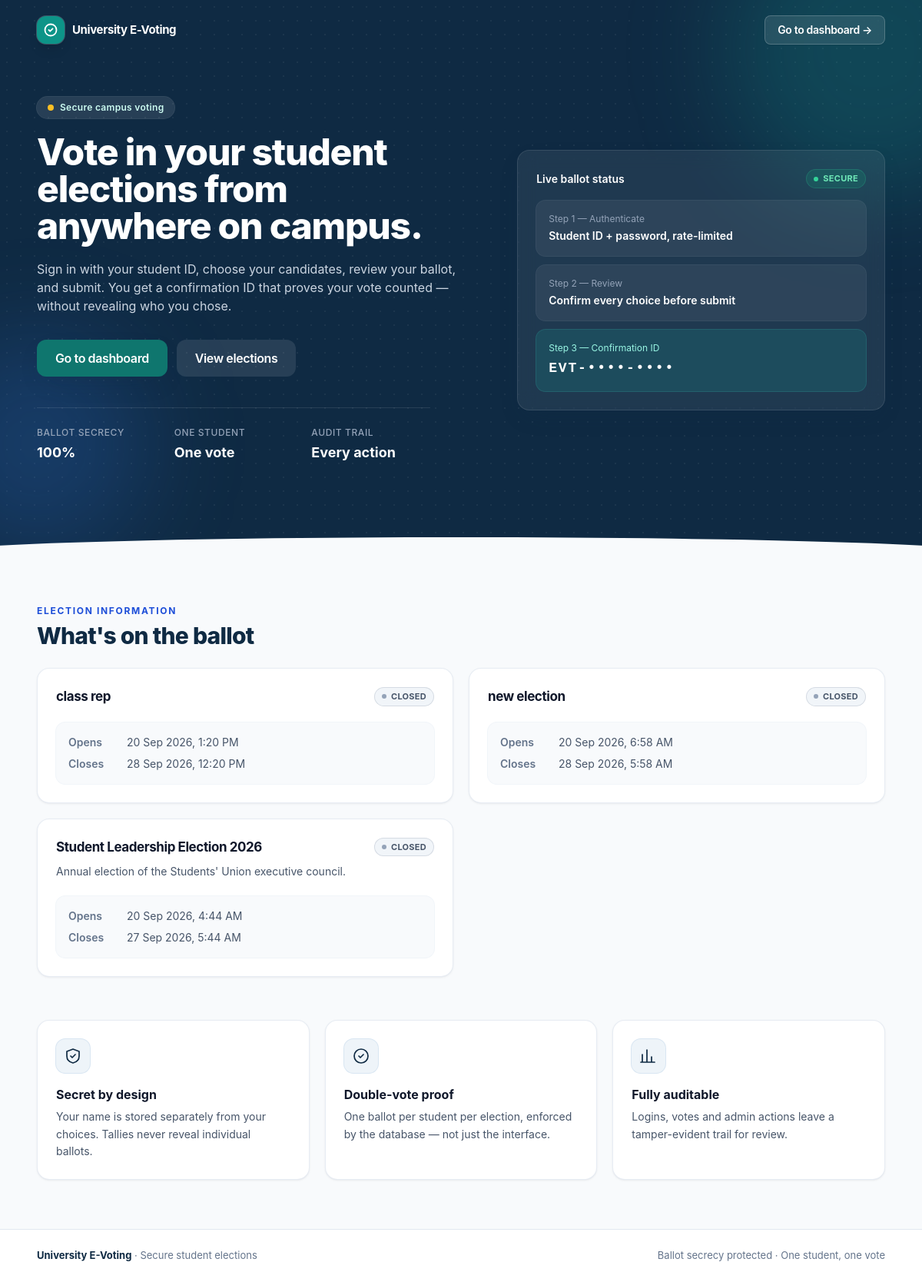
The page / (signed in) on the database its author committed.
### tables this page shows
CREATE TABLE settings (
        name TEXT PRIMARY KEY,
        val TEXT NOT NULL
    );

CREATE TABLE elections (
        id INTEGER PRIMARY KEY AUTOINCREMENT,
        title TEXT NOT NULL,
        description TEXT,
        start_time TEXT NOT NULL,
        end_time TEXT NOT NULL,
        status TEXT NOT NULL DEFAULT 'DRAFT' CHECK (status IN ('DRAFT','UPCOMING','OPEN','CLOSED')),
        created_at TEXT NOT NULL
    );

### includes/db.php (called while the page is built, shortened)
<?php
function db(): PDO
{
    static $pdo = null;
    if ($pdo instanceof PDO) {
        return $pdo;
    }
    $pdo = new PDO('sqlite:' . DB_PATH, null, null, [
        PDO::ATTR_ERRMODE => PDO::ERRMODE_EXCEPTION,
        PDO::ATTR_DEFAULT_FETCH_MODE => PDO::FETCH_ASSOC,
        PDO::ATTR_EMULATE_PREPARES => false,
    ]);
    $pdo->exec('PRAGMA foreign_keys = ON');
    $pdo->exec('PRAGMA busy_timeout = 5000');
    return $pdo;
}
function db_run(string $sql, array $p = []): PDOStatement
{
    $st = db()->prepare($sql);
    $st->execute($p);
    return $st;
}
function db_all(string $sql, array $p = []): array { return db_run($sql, $p)->fetchAll(); }
function db_one(string $sql, array $p = []): ?array
{
    $r = db_run($sql, $p)->fetch();
    return $r === false ? null : $r;
}
function db_val(string $sql, array $p = []) { return db_run($sql, $p)->fetchColumn(); }
function init_schema(PDO $pdo): void
{
    $triggers = [
        "CREATE TRIGGER IF NOT EXISTS trg_ballot_open BEFORE INSERT ON ballots
         WHEN (SELECT status FROM elections WHERE id = NEW.election_id) != 'OPEN'
         BEGIN SELECT RAISE(ABORT, 'Election is not open'); END",
        "CREATE TRIGGER IF NOT EXISTS trg_vote_open BEFORE INSERT ON votes
         WHEN (SELECT status FROM elections WHERE id = NEW.election_id) != 'OPEN'
         BEGIN SELECT RAISE(ABORT, 'Election is not open'); END",
        "CREATE TRIGGER IF NOT EXISTS trg_votes_no_update BEFORE UPDATE ON votes
         BEGIN SELECT RAISE(ABORT, 'Votes are immutable'); END",
        "CREATE TRIGGER IF NOT EXISTS trg_votes_no_delete BEFORE DELETE ON votes
         BEGIN SELECT RAISE(ABORT, 'Votes cannot be deleted'); END",
        "CREATE TRIGGER IF NOT EXISTS trg_ballots_no_update BEFORE UPDATE ON ballots
         BEGIN SELECT RAISE(ABORT, 'Ballots are immutable'); END",
        "CREATE TRIGGER IF NOT EXISTS trg_ballots_no_delete BEFORE DELETE ON ballots
         BEGIN SELECT RAISE(ABORT, 'Ballots cannot be deleted'); END",
    ];
}

### index.php (the view, shortened to what this page needs)
<?php
require __DIR__ . '/includes/bootstrap.php';
$u = current_user();
$inst = setting('institution_name', 'University E-Voting');
$elections = db_all("SELECT * FROM elections WHERE status != 'DRAFT' ORDER BY CASE status WHEN 'OPEN' THEN 0 WHEN 'UPCOMING' THEN 1 ELSE 2 END, start_time DESC");
$openCount = count(array_filter($elections, fn($e) => $e['status'] === 'OPEN'));
?><!DOCTYPE html>
<html lang="en" class="h-full scroll-smooth">
<head>
<link rel="stylesheet" href="<?= e(url('assets/css/app.css')) ?>">
</head>
<body class="min-h-full bg-slate-50 font-sans text-slate-800 antialiased">
<header class="relative overflow-hidden bg-navy text-white">
  <div class="bg-dots-white pointer-events-none absolute inset-0 opacity-30"></div>
  <div class="pointer-events-none absolute -right-32 -top-32 h-96 w-96 rounded-full bg-teal-500/20 blur-3xl"></div>
  <div class="pointer-events-none absolute -left-24 bottom-0 h-72 w-72 rounded-full bg-blue-500/20 blur-3xl"></div>
  <div class="relative mx-auto max-w-6xl px-6">
    <nav class="flex items-center justify-between py-5">
      <span class="flex items-center gap-2.5">
        <span class="flex h-9 w-9 items-center justify-center rounded-xl bg-teal-600 shadow-lg ring-1 ring-white/20">
          <svg class="h-5 w-5" fill="none" viewBox="0 0 24 24" stroke="currentColor" stroke-width="2.2" stroke-linecap="round" stroke-linejoin="round"><path d="M9 12l2 2 4-4M21 12a9 9 0 11-18 0 9 9 0 0118 0z"/></svg>
        </span>
        <span class="text-[15px] font-bold tracking-tight"><?= e($inst) ?></span>
      </span>
      <a class="btn btn-outline !border-white/20 !bg-white/10 !text-white backdrop-blur hover:!bg-white/20 btn-sm sm:!px-4 sm:!py-2 sm:!text-sm" href="<?= e(url($u ? home_for($u) : 'login.php')) ?>"><?= $u ? 'Go to dashboard →' : 'Sign in' ?></a>
    </nav>
    <div class="grid items-center gap-10 pb-16 pt-8 lg:grid-cols-[1.1fr_.9fr] lg:pb-24 lg:pt-12">
      <div class="animate-fade-up">
        <p class="inline-flex items-center gap-2 rounded-full bg-white/10 px-3.5 py-1.5 text-xs font-semibold tracking-wide text-teal-100 ring-1 ring-white/15">
          <span class="h-2 w-2 rounded-full <?= $openCount ? 'bg-emerald-400 animate-pulse' : 'bg-amber-400' ?>"></span>
          <?= $openCount ? $openCount . ' election' . ($openCount === 1 ? '' : 's') . ' open now' : 'Secure campus voting' ?>
        </p>
        <h1 class="text-balance mt-5 text-4xl font-extrabold leading-[1.08] tracking-tight sm:text-5xl">Vote in your student elections from anywhere on campus.</h1>
        <p class="mt-5 max-w-xl text-[15px] leading-relaxed text-slate-300 sm:text-base">Sign in with your student ID, choose your candidates, review your ballot, and submit. You get a confirmation ID that proves your vote counted — without revealing who you chose.</p>
        <div class="mt-8 flex flex-wrap gap-3">
          <?php if (!$u): ?><a class="btn btn-teal btn-lg shadow-lift" href="<?= e(url('login.php')) ?>">Sign in to vote</a><?php else: ?><a class="btn btn-teal btn-lg shadow-lift" href="<?= e(url(home_for($u))) ?>">Go to dashboard</a><?php endif; ?>
          <a class="btn btn-lg !border-white/20 !bg-white/10 !text-white backdrop-blur hover:!bg-white/20" href="#elections">View elections</a>
        </div>
        <dl class="mt-10 grid max-w-lg grid-cols-3 gap-6 border-t border-white/10 pt-6">
          <div><dt class="text-xs font-medium uppercase tracking-wider text-slate-400">Ballot secrecy</dt><dd class="mt-1 text-lg font-bold">100%</dd></div>
          <div><dt class="text-xs font-medium uppercase tracking-wider text-slate-400">One student</dt><dd class="mt-1 text-lg font-bold">One vote</dd></div>
          <div><dt class="text-xs font-medium uppercase tracking-wider text-slate-400">Audit trail</dt><dd class="mt-1 text-lg font-bold">Every action</dd></div>
        </dl>
      </div>
      <div class="relative hidden lg:block">
        <div class="card !border-white/10 !bg-white/[.07] p-6 shadow-lift backdrop-blur-md">
          <div class="flex items-center justify-between">
            <p class="text-sm font-semibold text-white">Live ballot status</p>
            <span class="badge bg-emerald-500/15 text-emerald-300 ring-emerald-400/20"><span class="h-1.5 w-1.5 rounded-full bg-emerald-400"></span>Secure</span>
          </div>
          <div class="mt-4 space-y-3">
            <div class="rounded-xl bg-white/[.06] p-4 ring-1 ring-white/10"><p class="text-xs text-slate-400">Step 1 — Authenticate</p><p class="mt-1 text-sm font-semibold text-white">Student ID + password, rate-limited</p></div>
            <div class="rounded-xl bg-white/[.06] p-4 ring-1 ring-white/10"><p class="text-xs text-slate-400">Step 2 — Review</p><p class="mt-1 text-sm font-semibold text-white">Confirm every choice before submit</p></div>
            <div class="rounded-xl bg-teal-500/15 p-4 ring-1 ring-teal-400/25"><p class="text-xs text-teal-200">Step 3 — Confirmation ID</p><p class="mt-1 font-mono text-lg font-bold tracking-widest text-white">EVT-••••-••••</p></div>
          </div>
        </div>
      </div>
    </div>
  </div>
  <div class="relative h-6 bg-slate-50 [clip-path:ellipse(60%_100%_at_50%_100%)]"></div>
</header>
<main id="elections" class="mx-auto max-w-6xl px-6 py-12 lg:py-16">
  <div class="flex flex-wrap items-end justify-between gap-4">
    <div>
      <p class="page-eyebrow">Election information</p>
      <h2 class="mt-1.5 text-2xl font-extrabold tracking-tight text-navy sm:text-3xl">What's on the ballot</h2>
    </div>
  </div>
  <div class="mt-6 grid gap-5 md:grid-cols-2">
    <?php foreach ($elections as $el): ?>
      <article class="card card-hover animate-fade-up p-6">
        <div class="flex items-start justify-between gap-3">
          <h3 class="text-[17px] font-bold tracking-tight text-slate-900"><?= e($el['title']) ?></h3>
          <?= status_badge($el['status']) ?>
        </div>
        <?php if ($el['description']): ?><p class="mt-2 text-sm leading-relaxed text-slate-600"><?= e($el['description']) ?></p><?php endif; ?>
        <dl class="mt-5 space-y-2 rounded-xl bg-slate-50 p-4 text-sm text-slate-600 ring-1 ring-slate-100">
          <div class="flex gap-3"><dt class="w-16 shrink-0 font-semibold text-slate-500">Opens</dt><dd><?= e(fmt_dt($el['start_time'])) ?></dd></div>
          <div class="flex gap-3"><dt class="w-16 shrink-0 font-semibold text-slate-500">Closes</dt><dd><?= e(fmt_dt($el['end_time'])) ?></dd></div>
        </dl>
      </article>
    <?php endforeach; ?>
  </div>
  <section class="mt-14 grid gap-5 md:grid-cols-3">
    <?php foreach ([
      ['Secret by design', 'Your name is stored separately from your choices. Tallies never reveal individual ballots.', 'M12 3l8 3v6c0 5-3.5 8-8 9-4.5-1-8-4-8-9V6l8-3zM9 12l2 2 4-4'],
      ['Double-vote proof', 'One ballot per student per election, enforced by the database — not just the interface.', 'M9 12l2 2 4-4M21 12a9 9 0 11-18 0 9 9 0 0118 0z'],
      ['Fully auditable', 'Logins, votes and admin actions leave a tamper-evident trail for review.', 'M4 20V10m6 10V4m6 16v-7m4 7H2'],
    ] as [$t, $d, $p]): ?>
      <div class="card p-6">
        <span class="flex h-11 w-11 items-center justify-center rounded-xl bg-navy-50 text-navy ring-1 ring-navy-100"><svg class="h-6 w-6" fill="none" viewBox="0 0 24 24" stroke="currentColor" stroke-width="1.7" stroke-linecap="round" stroke-linejoin="round"><path d="<?= $p ?>"/></svg></span>
        <h3 class="mt-4 font-bold text-slate-900"><?= $t ?></h3>
        <p class="mt-1.5 text-sm leading-relaxed text-slate-600"><?= $d ?></p>
      </div>
    <?php endforeach; ?>
  </section>
</main>
<footer class="border-t border-slate-200 bg-white">
  <div class="mx-auto flex max-w-6xl flex-col items-center justify-between gap-3 px-6 py-6 text-[13px] text-slate-500 sm:flex-row">
    <p><span class="font-bold text-navy"><?= e($inst) ?></span> · Secure student elections</p>
    <p>Ballot secrecy protected · One student, one vote</p>
  </div>
</footer>
</body>
</html>

### includes/bootstrap.php (shortened to what this page needs)
<?php
require_once __DIR__ . '/db.php';
function e($v): string { return htmlspecialchars((string) $v, ENT_QUOTES | ENT_SUBSTITUTE, 'UTF-8'); }
function url(string $path = ''): string { return BASE_URL . '/' . ltrim($path, '/'); }
function home_for(array $u): string { return $u['role'] === 'admin' ? 'admin/dashboard.php' : 'student/dashboard.php'; }
function setting(string $name, string $default = ''): string
{
    $v = db_val('SELECT val FROM settings WHERE name = ?', [$name]);
    return $v === false ? $default : (string) $v;
}
function current_user(): ?array
{
    static $loaded = false, $user = null;
    if (!$loaded) {
        $user = db_one('SELECT id,student_id,name,email,department,role,status FROM users WHERE id = ?', [$_SESSION['uid']]);
    }
    return $user;
}
    ?><!DOCTYPE html>
</div></body></html><?php
function fmt_dt(?string $s): string { return $s ? date('j M Y, g:i A', strtotime($s)) : '—'; }
function status_badge(string $s): string
{
    $map = [
        'OPEN' => 'bg-emerald-50 text-emerald-700 ring-emerald-600/20', 'CLOSED' => 'bg-slate-100 text-slate-600 ring-slate-500/20',
        'UPCOMING' => 'bg-amber-50 text-amber-800 ring-amber-600/25', 'DRAFT' => 'bg-slate-100 text-slate-500 ring-slate-500/15',
        'active' => 'bg-emerald-50 text-emerald-700 ring-emerald-600/20', 'inactive' => 'bg-red-50 text-red-700 ring-red-600/20',
        'withdrawn' => 'bg-amber-50 text-amber-800 ring-amber-600/25',
    ];
    $dot = [
        'OPEN' => 'bg-emerald-500', 'active' => 'bg-emerald-500',
        'UPCOMING' => 'bg-amber-500', 'withdrawn' => 'bg-amber-500',
        'CLOSED' => 'bg-slate-400', 'DRAFT' => 'bg-slate-400', 'inactive' => 'bg-red-500',
    ][$s] ?? 'bg-slate-400';
    return '<span class="badge ' . ($map[$s] ?? 'bg-slate-100 text-slate-600 ring-slate-500/15') . '"><span class="h-1.5 w-1.5 rounded-full ' . $dot . '"></span>' . e(strtoupper($s)) . '</span>';
}

### rows shown on the page
settings: val "University E-Voting"
elections: title "class rep", status "CLOSED", start_time "20 Sep 2026, 1:20 PM", end_time "28 Sep 2026, 12:20 PM"
elections: title "new election", status "CLOSED", start_time "20 Sep 2026, 6:58 AM", end_time "28 Sep 2026, 5:58 AM"
elections: title "Student Leadership Election 2026", status "CLOSED", description "Annual election of the Students' Union executive council.", start_time "20 Sep 2026, 4:44 AM", end_time "27 Sep 2026, 5:44 AM"

### other values the page prints
$t "Secret by design"
$d "Your name is stored separately from your choices. Tallies never reveal individual ballots."
$t "Double-vote proof"
$d "One ballot per student per election, enforced by the database — not just the interface."
$t "Fully auditable"
$d "Logins, votes and admin actions leave a tamper-evident trail for review."
